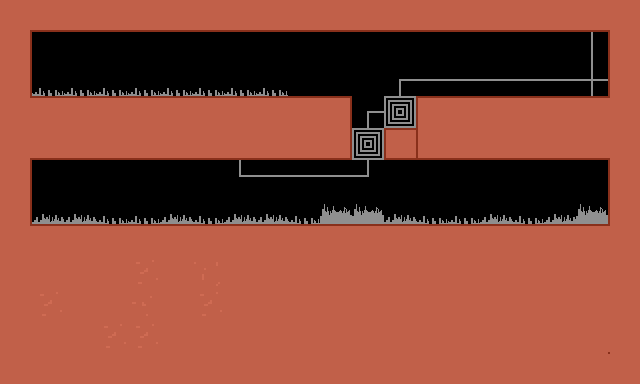

Rendered tile map (Tiled .tmx) drawn with the repository's tilesets; below, a short description and the map source with its tile grids summarised:
An orthogonal 20x12 tile map with 32x32 px tiles, 1 tile layer (Tile Layer 1).

<map version="1.0" orientation="orthogonal" width="20" height="12" tilewidth="32" tileheight="32">
 <tileset firstgid="1" name="sprite" tilewidth="32" tileheight="32">
  <image source="../img/sprite.png" width="320" height="320" />
 </tileset>
 <layer name="Tile Layer 1" width="20" height="12">
  <data>[240 cells, 238 non-empty, 28 distinct tile ids]</data>
 </layer>
</map>
